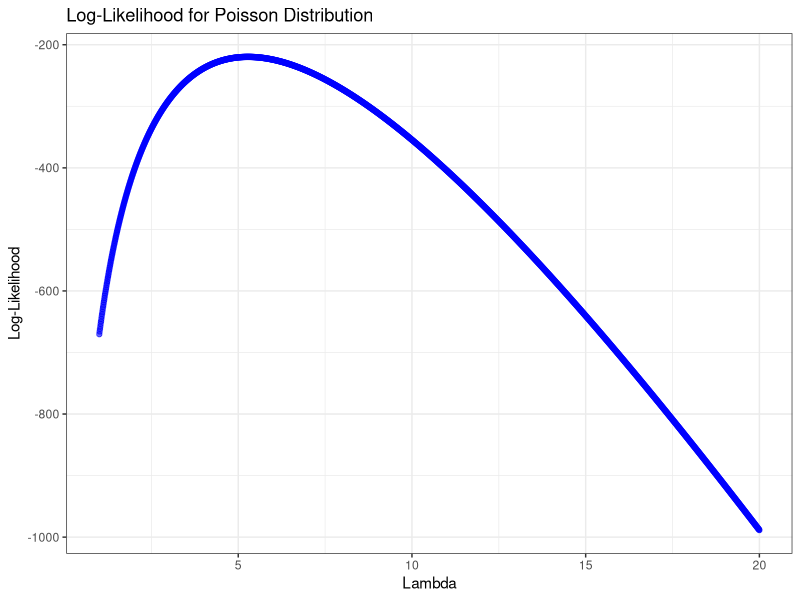

Reproduce this figure in R.
library(ggplot2)

set.seed(2023)  # Ensure reproducibility

N <-100

data_poisson <- rpois(n = N, lambda = 5)

LL_poisson <- function(lambda, y){
#   LL <- sum(y * log(lambda) - lambda - log(factorial(y)))

  LL <- sum(dpois(y, lambda, log = TRUE))
  return(LL)
}

lambda_values <- seq(1, 20, by = 0.01)

LL <- sapply(lambda_values, function(lambda){LL_poisson(lambda, data_poisson)})

df <- data.frame(LL, lambda_values)

p = ggplot(df, aes(x = lambda_values, y = LL)) +
  geom_point(color="blue", alpha=0.6) +
  labs(title = "Log-Likelihood for Poisson Distribution",
       x = "Lambda",
       y = "Log-Likelihood") +
  theme_bw()

print(p)